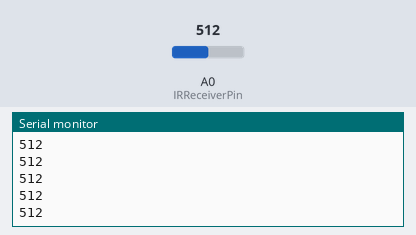
The sketch below on a simulated Arduino Uno, built with avr-gcc and run on an emulated ATmega328P. Shown: the last lines printed to the serial monitor. Inputs (shaded band) come from the test bench; at power-on: A0 (IRReceiverPin) = 512.

Above: at 1.2 s.
1.3 s: A0 (IRReceiverPin) set to 716
At 1.31 s:
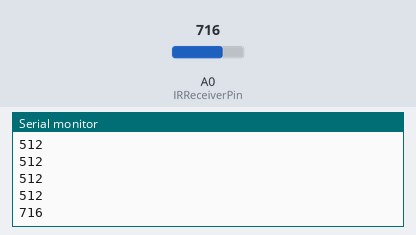
2.8 s: A0 (IRReceiverPin) set to 900
At 2.81 s:
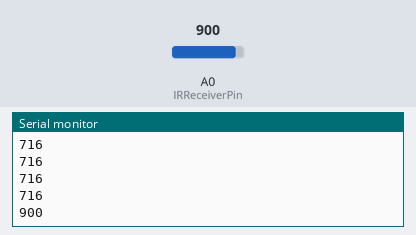
Timing chart, 0 to 5.8 s (numbered marks = the images above; inputs shaded):
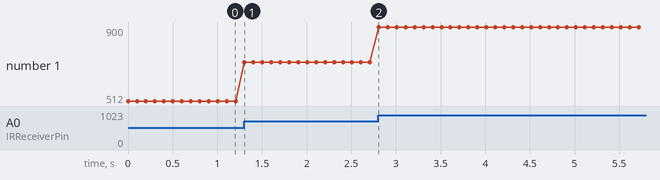

Measured:
- after the input at 1.3 s, the serial monitor: prints a new line at once (image 1)
- after the input at 2.8 s, the serial monitor: prints a new line at once (image 2)
- plotted number 1: 512 → 716 after the input at 1.3 s, 716 → 900 after the input at 2.8 s

The sketch:

Flame_Sensor.ino
```cpp
const int IRReceiverPin = A0;
int reading = 0;

void setup() {
  pinMode(IRReceiverPin, INPUT);
  Serial.begin(9600);
}

void loop() {
  reading = analogRead(IRReceiverPin);
  Serial.println(reading);
  delay(100);
}
```
